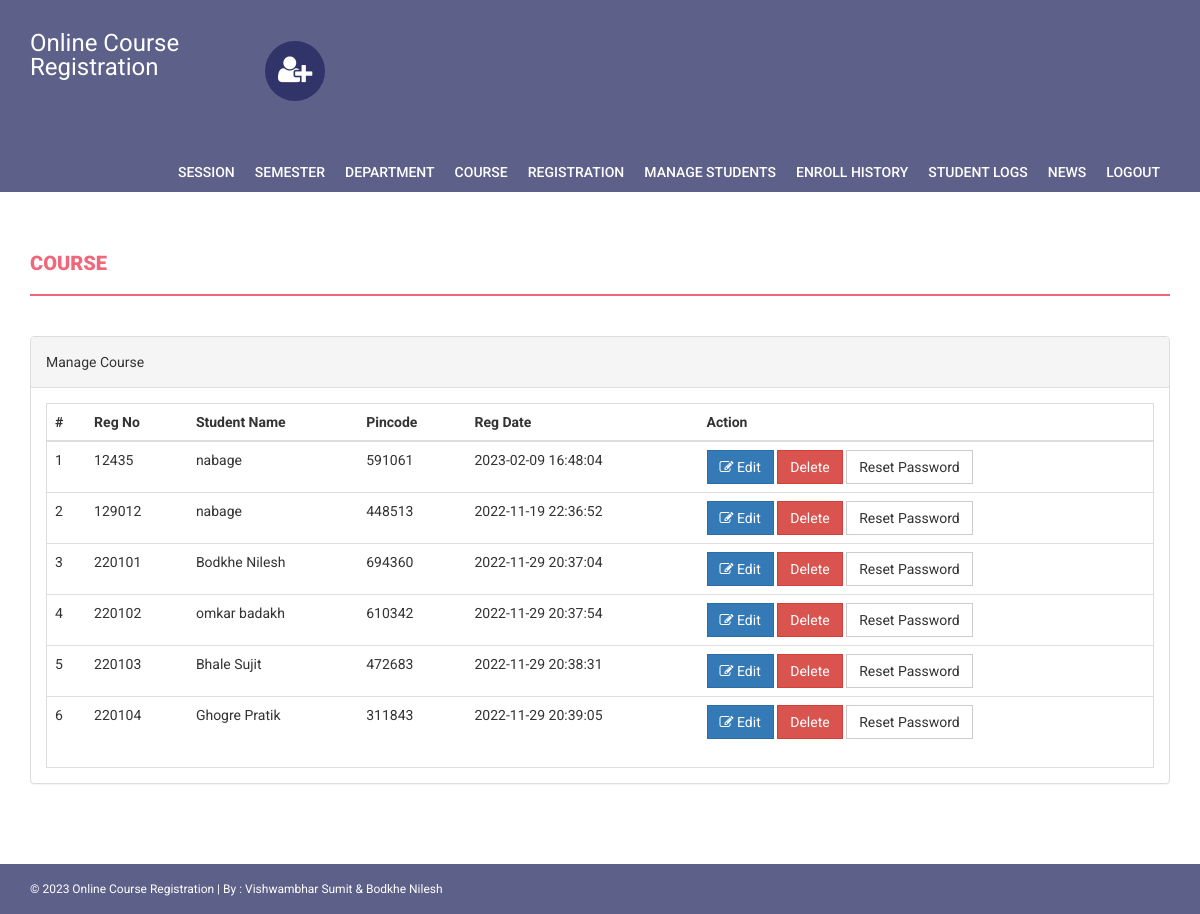
The app's page /onlinecourse/admin/manage-students.php (signed in) with its own data.
### tables this page shows
CREATE TABLE IF NOT EXISTS `students` (
  `StudentRegno` varchar(255) NOT NULL,
  `studentPhoto` varchar(255) DEFAULT NULL,
  `password` varchar(255) DEFAULT NULL,
  `studentName` varchar(255) DEFAULT NULL,
  `pincode` varchar(255) DEFAULT NULL,
  `session` varchar(255) DEFAULT NULL,
  `department` varchar(255) DEFAULT NULL,
  `semester` varchar(255) DEFAULT NULL,
  `cgpa` decimal(10,2) DEFAULT NULL,
  `creationdate` timestamp NULL DEFAULT CURRENT_TIMESTAMP,
  `updationDate` varchar(255) DEFAULT NULL,
  PRIMARY KEY (`StudentRegno`)
);

### onlinecourse/admin/manage-students.php (the view, shortened to what this page needs)
<?php
if(strlen($_SESSION['alogin'])==0)
    {
header('location:index.php');
}
else{
?>
<!DOCTYPE html>
<html xmlns="http://www.w3.org/1999/xhtml">
<head>
    <link href="../assets/css/bootstrap.css" rel="stylesheet" />
    <link href="../assets/css/font-awesome.css" rel="stylesheet" />
    <link href="../assets/css/style.css" rel="stylesheet" />
</head>
<body>
<?php include('includes/header.php');?>
<?php if($_SESSION['alogin']!="")
{
 include('includes/menubar.php');
}
 ?>
    <div class="content-wrapper">
        <div class="container">
              <div class="row">
                    <div class="col-md-12">
                        <h1 class="page-head-line">Course  </h1>
                    </div>
                </div>
                <div class="row" >
                <div class="col-md-12">
                    <div class="panel panel-default">
                        <div class="panel-heading">
                            Manage Course
                        </div>
                        <div class="panel-body">
                            <div class="table-responsive table-bordered">
                                <table class="table">
                                    <thead>
                                        <tr>
                                            <th>#</th>
                                            <th>Reg No </th>
                                            <th>Student Name </th>
                                            <th> Pincode</th>
                                             <th>Reg Date</th>
                                             <th>Action</th>
                                        </tr>
                                    </thead>
                                    <tbody>
<?php
$sql=mysqli_query($con,"select * from students");
$cnt=1;
while($row=mysqli_fetch_array($sql))
{
?>
                                        <tr>
                                            <td><?php echo $cnt;?></td>
                                            <td><?php echo htmlentities($row['StudentRegno']);?></td>
                                            <td><?php echo htmlentities($row['studentName']);?></td>
                                            <td><?php echo htmlentities($row['pincode']);?></td>
                                            <td><?php echo htmlentities($row['creationdate']);?></td>
                                            <td>
                                            <a href="edit-student-profile.php?id=<?php echo $row['StudentRegno']?>">
<button class="btn btn-primary"><i class="fa fa-edit "></i> Edit</button> </a>
<a href="manage-students.php?id=<?php echo $row['StudentRegno']?>&del=delete" onClick="return confirm('Are you sure you want to delete?')">
                                            <button class="btn btn-danger">Delete</button>
</a>
<a href="manage-students.php?id=<?php echo $row['StudentRegno']?>&pass=update" onClick="return confirm('Are you sure you want to reset password?')">
<button type="submit" name="submit" id="submit" class="btn btn-default">Reset Password</button>
</a>
                                            </td>
                                        </tr>
<?php
$cnt++;
} ?>
                                    </tbody>
                                </table>
                            </div>
                        </div>
                    </div>
                </div>
            </div>
        </div>
    </div>
  <?php include('includes/footer.php');?>
</body>
</html>
<?php } ?>

### onlinecourse/assets/css/style.css (style rules this page uses)
body { font-family: 'Roboto', sans-serif; line-height: 30px; }
.content-wrapper { margin-top: 40px; min-height: 600px; padding-bottom: 60px; }
.page-head-line { font-weight: 900; padding-bottom: 20px; border-bottom: 2px solid #F0677C; text-transform: uppercase; color: #F0677C; font-size: 20px; margin-bottom: 40px; }
.btn { border-radius: 0px; -webkit-border-radius: 0px; -moz-border-radius: 0px; }

### records on screen
students: StudentRegno "12435", studentName "nabage", pincode "591061", creationdate "2023-02-09 16:48:04"
students: StudentRegno "129012", studentName "nabage", pincode "448513", creationdate "2022-11-19 22:36:52"
students: StudentRegno "220101", studentName "Bodkhe Nilesh", pincode "694360", creationdate "2022-11-29 20:37:04"
students: StudentRegno "220102", studentName "omkar badakh", pincode "610342", creationdate "2022-11-29 20:37:54"
students: StudentRegno "220103", studentName "Bhale Sujit", pincode "472683", creationdate "2022-11-29 20:38:31"
students: StudentRegno "220104", studentName "Ghogre Pratik", pincode "311843", creationdate "2022-11-29 20:39:05"
